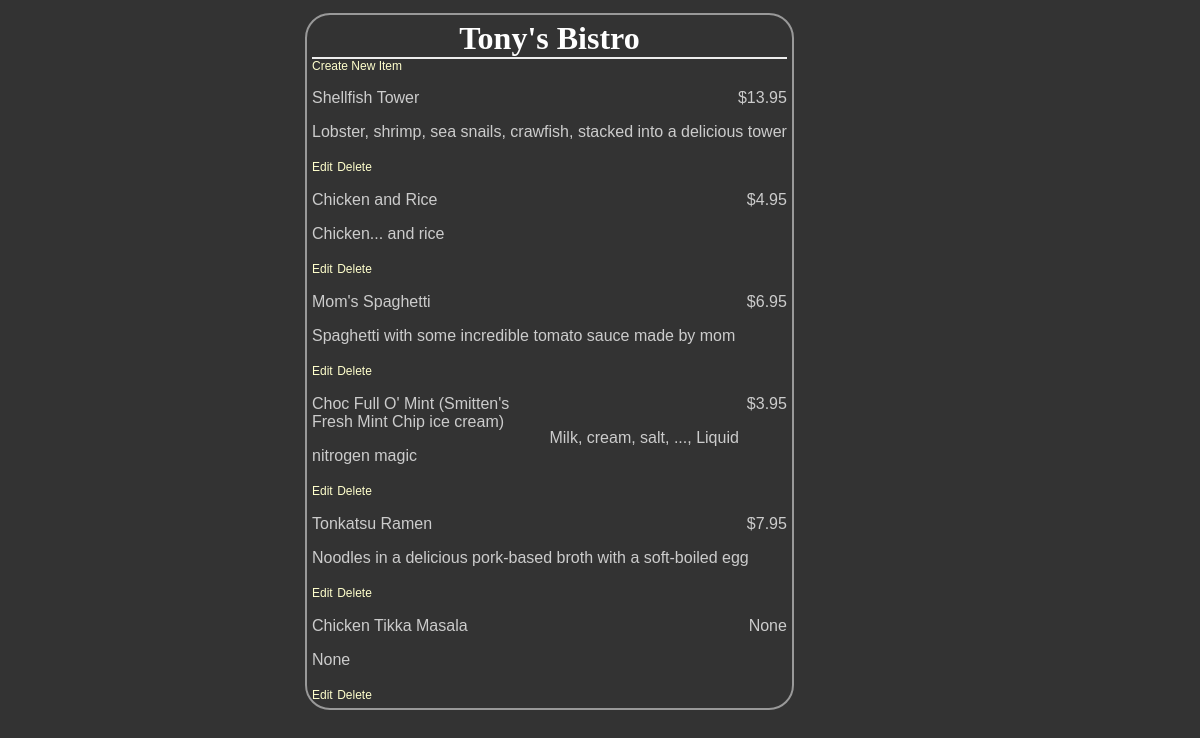
Screenshot of /restaurants/5/menu with the database file from the repository.
### database_setup.py (models this page shows)
class Restaurant(Base):
    __tablename__ = 'restaurant'
    id = Column(
        Integer,
        primary_key = True
    )
    name = Column(
        String(80),
        nullable = False
    )

class MenuItem(Base):
    __tablename__ = 'menu_item'
    id = Column(
        Integer,
        primary_key = True
    )
    name = Column(
        String(80),
        nullable = False
    )
    course = Column(String(250))
    description = Column(String(250))
    price = Column(String(8))
    restaurant_id = Column(
        Integer,
        ForeignKey('restaurant.id')
    )
    restaurant = relationship(Restaurant)

### project.py (the view)
@app.route('/restaurants/<int:restaurant_id>/menu')
def restaurantMenu(restaurant_id):
    restaurant = session.query(Restaurant).filter_by(id=restaurant_id).one()
    items = session.query(MenuItem).filter_by(restaurant_id=restaurant_id)
    return render_template(
        'menu.html', restaurant=restaurant, items=items)

### templates/menu.html (shortened to what this page needs)
<html>
	<head>
		<link rel=stylesheet type=text/css href="{{ url_for('static', filename='styles.css') }}">
	</head>
	<body>
		<div class = 'pane'>
			<div class = 'header'>
				<h1>{{ restaurant.name }}</h1>
			</div>
			<a href = '{{url_for('newMenuItem', restaurant_id = restaurant.id) }}'>Create New Item</a>
		{% for i in items %}
    		<div class = 'nameAndPrice'>
				<span class = 'name'><p>{{i.name}}</p></span>
				<span class = 'price'>
					<p>{{i.price}} </p>
				</span>
			</div>
		<div class = 'description'>
			<p>{{i.description}}</p>
		</div>
	<div class = "editdeletepane">
	<a href='{{url_for('editMenuItem',restaurant_id = restaurant.id, menu_id=i.id)}}' >Edit</a>
	<a href='{{url_for('deleteMenuItem', restaurant_id = restaurant.id, menu_id=i.id)}}' >
	Delete</a>
	</div>
		{% endfor %}
</div>
	</body>
</html>

### static/styles.css (style rules this page uses)
body { font-family: sans-serif; background-color: #333333 }
h1, h2, h3, h4 { color: #ffffff; }
h1, h2 { font-family: 'georgia', serif; margin: 0; }
h1 { border-bottom: 2px solid #eee; }
p, dd, dt { color: #cccccc; }
a { text-decoration: none; color: #ffffcc; font-size: .75em; }
.pane { position: absolute; left: 25%; border: 2px solid; border-radius: 25px; padding: 5px; margin: 5px; border-color: #999999; background-color: #333333 }
.header { left: 50%; text-align: center; }
.name { width: 50%; display: inline-block; float: left; }
.price { text-align: right; width: 50%; float: right; }

### rows the page displays
Restaurant: name "Tony's Bistro"
MenuItem: name "Shellfish Tower", price "$13.95", description "Lobster, shrimp, sea snails, crawfish, stacked into a delicious tower"
MenuItem: name "Chicken and Rice", price "$4.95", description "Chicken... and rice"
MenuItem: name "Mom's Spaghetti", price "$6.95", description "Spaghetti with some incredible tomato sauce made by mom"
MenuItem: name "Choc Full O' Mint (Smitten's Fresh Mint Chip ice cream)", price "$3.95", description "Milk, cream, salt, ..., Liquid nitrogen magic"
MenuItem: name "Tonkatsu Ramen", price "$7.95", description "Noodles in a delicious pork-based broth with a soft-boiled egg"
MenuItem: name "Chicken Tikka Masala", price "None", description "None"
